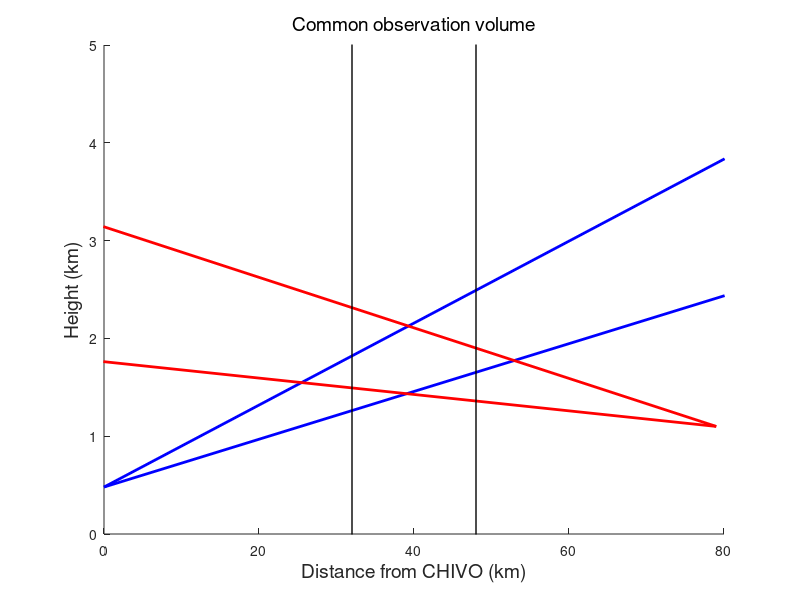

This chart was generated by the following MATLAB code:

figure
%D3R
lineLength              = 150;
angle1                  = 1.4;                                            % change elevation
angle2                  = angle1 + 1;                                       % change beamwidth
x(1)                    = 0;                                                %change x and y accordingly
y(1)                    = 0.480;
x(2)                    = x(1) + lineLength * cosd(angle1);
y(2)                    = y(1) + lineLength * sind(angle1);
a(1)                    = 0;
b(1)                    = 0.480;                                            %change x and y accordingly
a(2)                    = a(1) + lineLength * cosd(angle2);
b(2)                    = b(1) + lineLength * sind(angle2);
hold on;
plot(x, y,'b','LineWidth',2);
plot(a, b,'b','LineWidth',2);
xlim([-50 80]);
ylim([0 5]);

%JCO
lineLength              = 150;
angle1                  = 180 - 0.48;                                       % change elevation
angle2                  = angle1 -1;                                  % change beam width
x(1)                    = 79;                                            %change x and y accordingly
y(1)                    = 1.1;
x(2)                    = x(1) + lineLength * cosd(angle1);
y(2)                    = y(1) + lineLength * sind(angle1);
a(1)                    = 79;                                             %change a and b accordingly
b(1)                    = 1.1;
a(2)                    = a(1) + lineLength * cosd(angle2);
b(2)                    = b(1) + lineLength * sind(angle2);
plot(x, y,'r','LineWidth',2);
plot(a, b,'r','LineWidth',2);
xlim([0 80]);
ylim([0 5]);


xlabel('Distance from CHIVO (km)','FontWeight', 'normal','FontSize', 14);
ylabel('Height (km)','FontWeight', 'normal','FontSize', 14);
title('Common observation volume','FontWeight', 'normal','FontSize', 14);

start_x=32;
end_x=48;
y_range=[-25 25];
hold on;
plot([start_x,start_x],y_range,'k','LineWidth',1);
plot([end_x,end_x],y_range,'k','LineWidth',1);